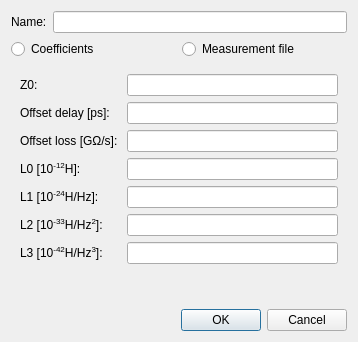
<?xml version="1.0" encoding="UTF-8"?>
<ui version="4.0">
 <class>CalStandardShortEditDialog</class>
 <widget class="QDialog" name="CalStandardShortEditDialog">
  <property name="geometry">
   <rect>
    <x>0</x>
    <y>0</y>
    <width>358</width>
    <height>342</height>
   </rect>
  </property>
  <property name="windowTitle">
   <string>Edit Short Standard</string>
  </property>
  <property name="modal">
   <bool>true</bool>
  </property>
  <layout class="QVBoxLayout" name="verticalLayout_2">
   <item>
    <layout class="QFormLayout" name="formLayout_2">
     <item row="0" column="0">
      <widget class="QLabel" name="label">
       <property name="text">
        <string>Name:</string>
       </property>
      </widget>
     </item>
     <item row="0" column="1">
      <widget class="QLineEdit" name="name"/>
     </item>
    </layout>
   </item>
   <item>
    <layout class="QHBoxLayout" name="horizontalLayout">
     <item>
      <widget class="QRadioButton" name="coefficients">
       <property name="text">
        <string>Coefficients</string>
       </property>
       <attribute name="buttonGroup">
        <string notr="true">buttonGroup</string>
       </attribute>
      </widget>
     </item>
     <item>
      <widget class="QRadioButton" name="measurement">
       <property name="text">
        <string>Measurement file</string>
       </property>
       <attribute name="buttonGroup">
        <string notr="true">buttonGroup</string>
       </attribute>
      </widget>
     </item>
    </layout>
   </item>
   <item>
    <widget class="QStackedWidget" name="stackedWidget">
     <property name="currentIndex">
      <number>0</number>
     </property>
     <widget class="QWidget" name="page">
      <layout class="QFormLayout" name="formLayout">
       <item row="0" column="0">
        <widget class="QLabel" name="label_15">
         <property name="text">
          <string>Z0:</string>
         </property>
        </widget>
       </item>
       <item row="0" column="1">
        <widget class="SIUnitEdit" name="Z0">
         <property name="enabled">
          <bool>true</bool>
         </property>
        </widget>
       </item>
       <item row="1" column="0">
        <widget class="QLabel" name="label_4">
         <property name="text">
          <string>Offset delay [ps]:</string>
         </property>
        </widget>
       </item>
       <item row="1" column="1">
        <widget class="SIUnitEdit" name="delay"/>
       </item>
       <item row="2" column="0">
        <widget class="QLabel" name="label_5">
         <property name="text">
          <string>Offset loss [GΩ/s]: </string>
         </property>
        </widget>
       </item>
       <item row="2" column="1">
        <widget class="SIUnitEdit" name="loss"/>
       </item>
       <item row="3" column="0">
        <widget class="QLabel" name="label_11">
         <property name="text">
          <string>&lt;html&gt;&lt;head/&gt;&lt;body&gt;&lt;p&gt;L0 [10&lt;span style=&quot; vertical-align:super;&quot;&gt;-12&lt;/span&gt;H]:&lt;/p&gt;&lt;/body&gt;&lt;/html&gt;</string>
         </property>
        </widget>
       </item>
       <item row="3" column="1">
        <widget class="SIUnitEdit" name="L0"/>
       </item>
       <item row="4" column="0">
        <widget class="QLabel" name="label_12">
         <property name="text">
          <string>&lt;html&gt;&lt;head/&gt;&lt;body&gt;&lt;p&gt;L1 [10&lt;span style=&quot; vertical-align:super;&quot;&gt;-24&lt;/span&gt;H/Hz]:&lt;/p&gt;&lt;/body&gt;&lt;/html&gt;</string>
         </property>
        </widget>
       </item>
       <item row="4" column="1">
        <widget class="SIUnitEdit" name="L1"/>
       </item>
       <item row="5" column="0">
        <widget class="QLabel" name="label_13">
         <property name="text">
          <string>&lt;html&gt;&lt;head/&gt;&lt;body&gt;&lt;p&gt;L2 [10&lt;span style=&quot; vertical-align:super;&quot;&gt;-33&lt;/span&gt;H/Hz&lt;span style=&quot; vertical-align:super;&quot;&gt;2&lt;/span&gt;]:&lt;/p&gt;&lt;/body&gt;&lt;/html&gt;</string>
         </property>
        </widget>
       </item>
       <item row="5" column="1">
        <widget class="SIUnitEdit" name="L2"/>
       </item>
       <item row="6" column="0">
        <widget class="QLabel" name="label_14">
         <property name="text">
          <string>&lt;html&gt;&lt;head/&gt;&lt;body&gt;&lt;p&gt;L3 [10&lt;span style=&quot; vertical-align:super;&quot;&gt;-42&lt;/span&gt;H/Hz&lt;span style=&quot; vertical-align:super;&quot;&gt;3&lt;/span&gt;]:&lt;/p&gt;&lt;/body&gt;&lt;/html&gt;</string>
         </property>
        </widget>
       </item>
       <item row="6" column="1">
        <widget class="SIUnitEdit" name="L3"/>
       </item>
      </layout>
     </widget>
     <widget class="QWidget" name="page_2">
      <layout class="QVBoxLayout" name="verticalLayout" stretch="0,0,1">
       <item>
        <widget class="QLabel" name="measurementLabel">
         <property name="text">
          <string/>
         </property>
        </widget>
       </item>
       <item>
        <widget class="QPushButton" name="updateFile">
         <property name="enabled">
          <bool>false</bool>
         </property>
         <property name="text">
          <string>Update from file</string>
         </property>
        </widget>
       </item>
       <item>
        <widget class="TouchstoneImport" name="touchstoneImport" native="true"/>
       </item>
      </layout>
     </widget>
    </widget>
   </item>
   <item>
    <widget class="QDialogButtonBox" name="buttonBox">
     <property name="orientation">
      <enum>Qt::Horizontal</enum>
     </property>
     <property name="standardButtons">
      <set>QDialogButtonBox::Cancel|QDialogButtonBox::Ok</set>
     </property>
    </widget>
   </item>
  </layout>
 </widget>
 <customwidgets>
  <customwidget>
   <class>SIUnitEdit</class>
   <extends>QLineEdit</extends>
   <header>CustomWidgets/siunitedit.h</header>
  </customwidget>
  <customwidget>
   <class>TouchstoneImport</class>
   <extends>QWidget</extends>
   <header>CustomWidgets/touchstoneimport.h</header>
   <container>1</container>
  </customwidget>
 </customwidgets>
 <resources/>
 <connections>
  <connection>
   <sender>buttonBox</sender>
   <signal>accepted()</signal>
   <receiver>CalStandardShortEditDialog</receiver>
   <slot>accept()</slot>
   <hints>
    <hint type="sourcelabel">
     <x>248</x>
     <y>254</y>
    </hint>
    <hint type="destinationlabel">
     <x>157</x>
     <y>274</y>
    </hint>
   </hints>
  </connection>
  <connection>
   <sender>buttonBox</sender>
   <signal>rejected()</signal>
   <receiver>CalStandardShortEditDialog</receiver>
   <slot>reject()</slot>
   <hints>
    <hint type="sourcelabel">
     <x>316</x>
     <y>260</y>
    </hint>
    <hint type="destinationlabel">
     <x>286</x>
     <y>274</y>
    </hint>
   </hints>
  </connection>
 </connections>
 <buttongroups>
  <buttongroup name="buttonGroup"/>
 </buttongroups>
</ui>
